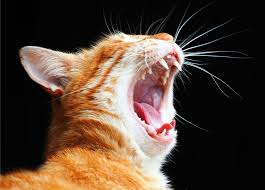
#> input picture Categories/Math2/cat.jpg, 265 x 190 px
$ python draw2.py ../Math2/cat.jpg
#> lines starting #> are read from the running program, lines starting #| are printed output that depends on the picture
import cv2
import argparse
import math
import progressbar


parser = argparse.ArgumentParser(description='...')
parser.add_argument('--palette-size', default=20, type=int, help="Number of colors of the base palette")
parser.add_argument('--stroke-scale', default=0, type=int, help="Scale of the brush strokes (0 = automatic)")
parser.add_argument('--gradient-smoothing-radius', default=0, type=int, help="Radius of the smooth filter applied to the gradient (0 = automatic)")
parser.add_argument('--limit-image-size', default=0, type=int, help="Limit the image size (0 = no limits)")
parser.add_argument('img_path', nargs='?', default="images/lake.jpg")

args = parser.parse_args()

res_path = args.img_path.rsplit(".", -1)[0] + "_drawing.jpg"
img = cv2.imread(args.img_path)
#> img is the input picture: shape (190, 265, 3); mean B, G, R 53.6, 66.4, 84.8

if args.limit_image_size > 0:
    img = limit_size(img, args.limit_image_size)

if args.stroke_scale == 0:
    stroke_scale = int(math.ceil(max(img.shape) / 1000))
#> stroke_scale = 1
    print("Automatically chosen stroke scale: %d" % stroke_scale)
#| Automatically chosen stroke scale: 1
else:
    stroke_scale = args.stroke_scale

if args.gradient_smoothing_radius == 0:
    gradient_smoothing_radius = int(round(max(img.shape) / 50))
#> gradient_smoothing_radius = 5
    print("Automatically chosen gradient smoothing radius: %d" % gradient_smoothing_radius)
#| Automatically chosen gradient smoothing radius: 5
else:
    gradient_smoothing_radius = args.gradient_smoothing_radius

# convert the image to grayscale to compute the gradient
gray = cv2.cvtColor(img, cv2.COLOR_BGR2GRAY)
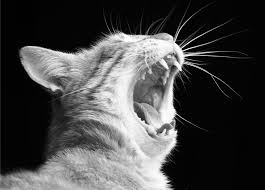
#> gray: shape (190, 265); min 0, max 255, mean 70.5

print("Computing color palette...")
#> (the run stopped early here; a loop or call above may not have finished)
